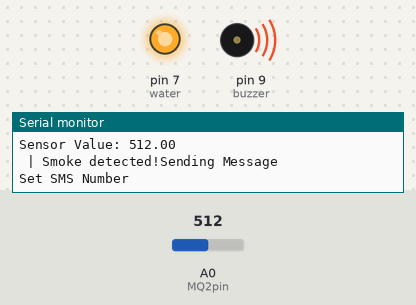
Recording of a sketch running on a simulated Arduino Uno, built with avr-gcc and run on an emulated ATmega328P. On the bench: output pins drawn as LEDs (lit = HIGH), buzzer (waves = sounding), the last lines printed to the serial monitor. The inputs (shaded band) are chosen by the test bench; at power-on: A0 (MQ2pin) = 512. The modem accepts every AT command (registered, SIM ready, sends succeed) and sends nothing else.

Above: at 3.3 s.
3.4 s: A0 (MQ2pin) set to 117
9.2 s: A0 (MQ2pin) set to 100
At 13.2 s:
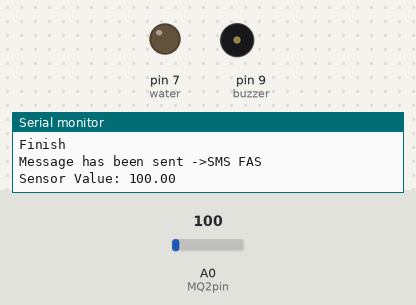
17.9 s: A0 (MQ2pin) set to 120
At 19.5 s:
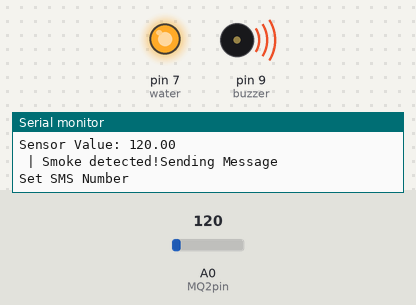
Timing chart, 0 to 21.0 s (numbered marks = the images above; inputs shaded):
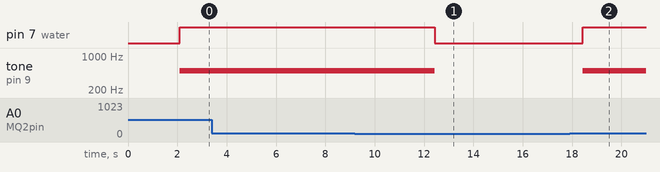

The sketch:

FinalCodeFAS.ino
```cpp
#define MQ2pin 0
#define Threshold 110 //Threshold Value (adjust for any changes)
#include <SoftwareSerial.h>

SoftwareSerial SIM900A(10,11);
float sensorValue;
const int buzzer = 9;
const int water = 7;


void setup() {
  Serial.begin(9600);
  pinMode(water, OUTPUT);
  Serial.println("MQ2 warming up!");
  delay(2000);
  SIM900A.begin(9600);   // Setting the baud rate of GSM Module
  Serial.begin(9600);    // Setting the baud rate of Serial Monitor (Arduino)
  Serial.println ("SIM900A Ready");
  delay(100);

}

void loop() {
  sensorValue = analogRead(MQ2pin); // read analog input pin 0

  Serial.print("Sensor Value: ");
  Serial.println(sensorValue);

  if(sensorValue > Threshold)
  {
    Serial.print(" | Smoke detected!");
    tone(buzzer, 500);
    digitalWrite(water, HIGH);
    Function1();
  }
  else{
    noTone(buzzer);
    digitalWrite(water, LOW);
  }

  delay(2000); // wait 2s for next reading
   if (SIM900A.available()>0)
   Serial.write(SIM900A.read());
}


void Function1(){

  Serial.println ("Sending Message");
  SIM900A.println("AT+CMGF=1");    //Sets the GSM Module in Text Mode
  delay(1000);
  Serial.println ("Set SMS Number");
  SIM900A.println("AT+CMGS=\"+639977628215\"\r"); //Mobile phone number to send message
  delay(1000);
  Serial.println ("Set SMS Content");
  SIM900A.println("Alert Fire Detected!!!");// Messsage content
  delay(100);
  Serial.println ("Finish");
  SIM900A.println((char)26);// ASCII code of CTRL+Z
  delay(1000);
  Serial.println ("Message has been sent ->SMS FAS");

}
```

Measured:
- the behaviour switches between 111 and 110 on A0 (MQ2pin) (found by bisection; images 0 and 1)
- after the input at 9.2 s, pin 7 (water): HIGH → LOW after 3.2 s; tone on pin 9 (buzzer): 500 Hz → silent after 3.2 s
- after the input at 17.9 s, pin 7 (water): LOW → HIGH after 0.54 s; tone on pin 9 (buzzer): silent → 500 Hz after 0.54 s
